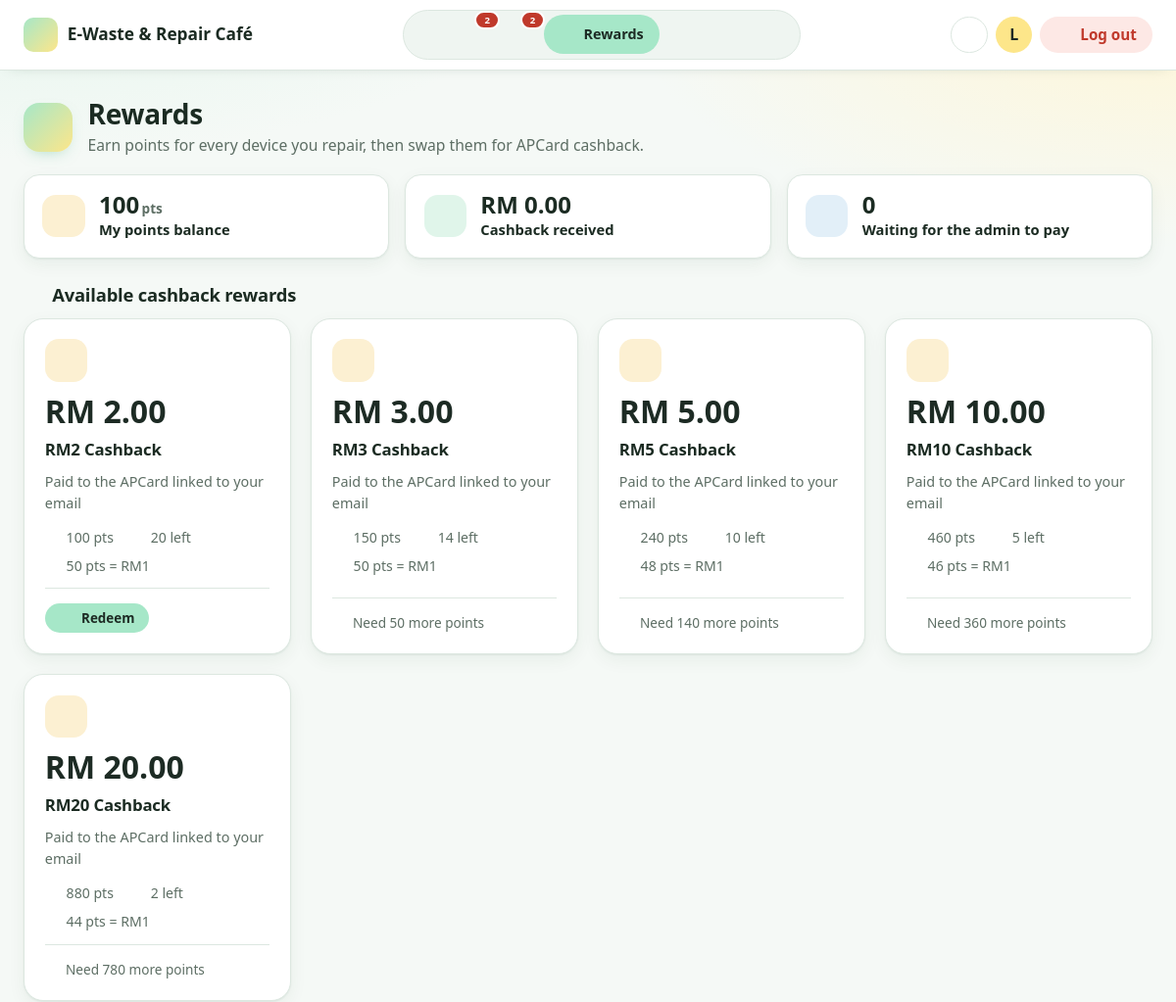
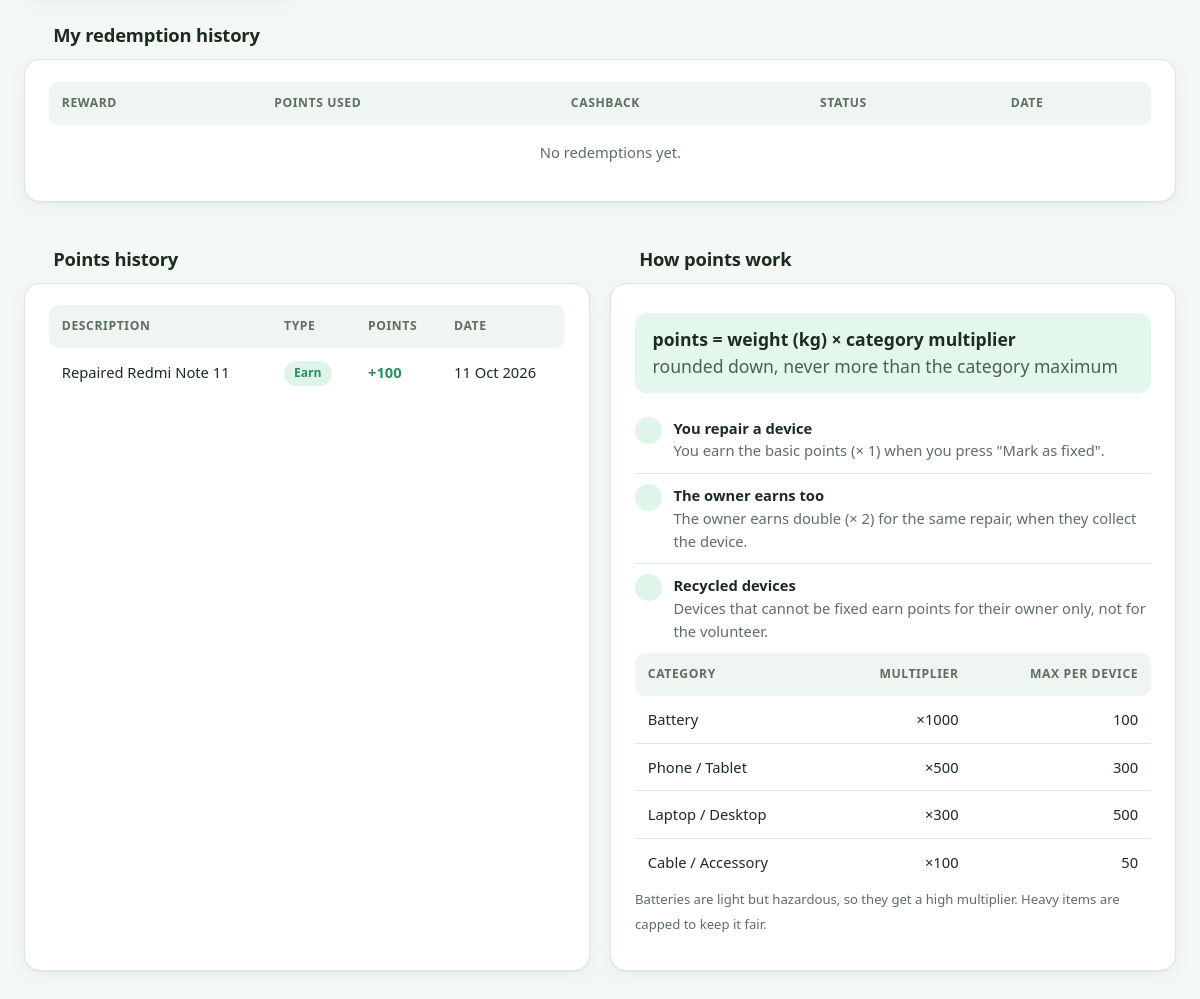
Screenshot of /volunteer/points.php (signed in) with the database file from the repository (2 pictures, top to bottom).
### tables this page shows
CREATE TABLE `rewards` (
  `rewardID` varchar(10) NOT NULL,
  `reward_name` varchar(100) NOT NULL,
  `description` varchar(255) NOT NULL,
  `points_required` int(11) NOT NULL,
  `cash_value` decimal(8,2) NOT NULL,
  `stock` int(11) NOT NULL DEFAULT 0,
  CONSTRAINT `chk_rw_points` CHECK (`points_required` > 0),
  CONSTRAINT `chk_rw_cash` CHECK (`cash_value` > 0),
  CONSTRAINT `chk_rw_stock` CHECK (`stock` >= 0)
);

CREATE TABLE `points_transactions` (
  `transactionID` varchar(10) NOT NULL,
  `tp_number` varchar(10) NOT NULL,
  `deviceID` varchar(10) DEFAULT NULL,
  `redemptionID` varchar(10) DEFAULT NULL,
  `challengeID` varchar(10) DEFAULT NULL,
  `points` int(11) NOT NULL,
  `txn_type` enum('earn','redeem','bonus') NOT NULL,
  `description` varchar(255) DEFAULT NULL,
  `created_at` datetime NOT NULL DEFAULT current_timestamp()
);

CREATE TABLE `categories` (
  `categoryID` varchar(10) NOT NULL,
  `category_name` varchar(50) NOT NULL,
  `multiplier` decimal(7,2) NOT NULL,
  `max_points` int(11) NOT NULL,
  `is_active` tinyint(1) NOT NULL DEFAULT 1,
  CONSTRAINT `chk_cat_multiplier` CHECK (`multiplier` > 0),
  CONSTRAINT `chk_cat_max` CHECK (`max_points` > 0)
);

### volunteer/points.php (called while the page is built, shortened)
<?php
require '../config/db.php';
require '../includes/functions.php';
require_once '../includes/volunteer_logic.php';
$me = $_SESSION['tp_number'];
require '../includes/rewards_actions.php';
require '../includes/volunteer_top.php';
require '../includes/rewards_view.php';
require '../includes/bottom.php';

### includes/rewards_actions.php (called while the page is built, shortened)
<?php
$points = (int) db_value($conn, "SELECT COALESCE(SUM(points), 0) FROM points_transactions WHERE tp_number = ?", 's', [$me]);
$rewards = db_all($conn, "SELECT * FROM rewards ORDER BY points_required");
$redemptions = db_all($conn,
    "SELECT r.points_used, r.cash_value, r.status, r.requested_at, w.reward_name
       FROM redemptions r JOIN rewards w ON w.rewardID = r.rewardID
      WHERE r.tp_number = ? ORDER BY r.requested_at DESC, r.redemptionID DESC", 's', [$me]);
$transactions = db_all($conn,
    "SELECT description, txn_type, points, created_at FROM points_transactions
      WHERE tp_number = ? ORDER BY created_at DESC, transactionID DESC", 's', [$me]);
$cats = db_all($conn, "SELECT category_name, multiplier, max_points FROM categories WHERE is_active = 1 ORDER BY multiplier DESC, category_name");
$paid = 0; $waiting = 0;

### includes/rewards_view.php (the view, shortened to what this page needs)
<section class="stat-grid three">
    <div class="stat-card row">
        <span class="stat-icon tint-gold"><?= icon('star') ?></span>
        <div><strong class="stat-value"><?= number_format($points) ?><small>pts</small></strong><span class="stat-title">My points balance</span></div>
    </div>
    <div class="stat-card row">
        <span class="stat-icon tint-mint"><?= icon('wallet') ?></span>
        <div><strong class="stat-value"><?= e(rm($paid)) ?></strong><span class="stat-title">Cashback received</span></div>
    </div>
    <div class="stat-card row">
        <span class="stat-icon tint-sky"><?= icon('clock') ?></span>
        <div><strong class="stat-value"><?= (int) $waiting ?></strong><span class="stat-title">Waiting for the admin to pay</span></div>
    </div>
</section>
<h2 class="section-title"><?= icon('gift') ?> Available cashback rewards</h2>
<section class="tile-grid small">
    <?php foreach ($rewards as $r):
        $required = (int) $r['points_required'];
        $stock = (int) $r['stock'];
        $rate = (float) $r['cash_value'] > 0 ? (int) round($required / (float) $r['cash_value']) : 0;
    ?>
        <article class="reward-tile <?= $stock > 0 ? '' : 'is-off' ?>">
            <span class="stat-icon tint-gold"><?= icon('gift') ?></span>
            <div class="money"><?= e(rm($r['cash_value'])) ?></div>
            <h2><?= e($r['reward_name']) ?></h2>
            <p class="muted"><?= e($r['description']) ?></p>
            <ul class="mini-stats">
                <li title="Points needed"><?= icon('star') ?> <?= number_format($required) ?> pts</li>
                <li title="Stock left" class="<?= $stock > 0 ? '' : 'text-danger' ?>"><?= icon('box') ?> <?= $stock ?> left</li>
                <li title="Bigger rewards give more ringgit per point"><?= icon('percent') ?> <?= $rate ?> pts = RM1</li>
            </ul>
            <footer>
                <?php if ($stock > 0 && $points >= $required): ?>
                    <form method="post" data-confirm="Redeem <?= e($r['reward_name']) ?> for <?= number_format($required) ?> points?">
                        <button class="btn btn-primary btn-sm"><?= icon('check') ?> Redeem</button>
                    </form>
                <?php elseif ($stock <= 0): ?>
                    <span class="lock-note"><?= icon('lock') ?> Out of stock</span>
                <?php else: ?>
                    <span class="lock-note"><?= icon('lock') ?> Need <?= number_format($required - $points) ?> more points</span>
                <?php endif; ?>
            </footer>
        </article>
    <?php endforeach; ?>
</section>
<h2 class="section-title"><?= icon('history') ?> My redemption history</h2>
<section class="card">
    <div class="table-wrap"><table>
        <thead><tr><th>Reward</th><th>Points used</th><th>Cashback</th><th>Status</th><th>Date</th></tr></thead>
        <tbody>
        <?php if (!$redemptions) empty_row(5, 'gift', 'No redemptions yet.'); ?>
        </tbody>
    </table></div>
</section>
<div class="two-col">
    <div>
        <h2 class="section-title"><?= icon('list') ?> Points history</h2>
        <section class="card">
            <div class="table-wrap"><table>
                <thead><tr><th>Description</th><th>Type</th><th>Points</th><th>Date</th></tr></thead>
                <tbody>
                <?php foreach ($transactions as $t): ?>
                    <tr>
                        <td><?= e($t['description'] ?: '-') ?></td>
                        <td><span class="badge <?= $t['txn_type'] === 'redeem' ? 'badge-warn' : 'badge-ok' ?>"><?= e(ucfirst($t['txn_type'])) ?></span></td>
                        <td class="<?= $t['points'] < 0 ? 'text-danger' : 'points-plus' ?>"><strong><?= $t['points'] > 0 ? '+' : '' ?><?= (int) $t['points'] ?></strong></td>
                        <td><?= e(nice_date($t['created_at'])) ?></td>
                    </tr>
                <?php endforeach; ?>
                </tbody>
            </table></div>
        </section>
    </div>
    <div>
        <h2 class="section-title"><?= icon('calculator') ?> How points work</h2>
        <section class="card">
            <p class="formula">points = weight (kg) × category multiplier<br><span>rounded down, never more than the category maximum</span></p>
            <ul class="activity">
                <?php foreach ($earn_rules as [$ico, $title, $text]): ?>
                    <li><span class="activity-dot"><?= icon($ico) ?></span><div><strong><?= e($title) ?></strong><span class="muted block"><?= e($text) ?></span></div></li>
                <?php endforeach; ?>
            </ul>
            <div class="table-wrap"><table>
                <thead><tr><th>Category</th><th class="v-num">Multiplier</th><th class="v-num">Max per device</th></tr></thead>
                <tbody>
                <?php foreach ($cats as $c): ?>
                    <tr>
                        <td><?= e($c['category_name']) ?></td>
                        <td class="v-num">×<?= e(rtrim(rtrim(number_format((float) $c['multiplier'], 2, '.', ''), '0'), '.')) ?></td>
                        <td class="v-num"><?= (int) $c['max_points'] ?></td>
                    </tr>
                <?php endforeach; ?>
                </tbody>
            </table></div>
            <p class="muted"><small>Batteries are light but hazardous, so they get a high multiplier. Heavy items are capped to keep it fair.</small></p>
        </section>
    </div>
</div>

### includes/icons.php (shortened to what this page needs)
<?php
function icon($name, $class = '')
{
    $svg = $paths[$name] ?? $paths['box'];
    return '<svg class="icon ' . $class . '" viewBox="0 0 24 24" aria-hidden="true" focusable="false">' . $svg . '</svg>';
}

### rows the page displays
rewards: cash_value "RM 2.00", reward_name "RM2 Cashback", description "Paid to the APCard linked to your email", points_required "100", stock "20", rate "50"
rewards: cash_value "RM 3.00", reward_name "RM3 Cashback", description "Paid to the APCard linked to your email", points_required "150", stock "14", rate "50", $required-$points "50"
rewards: cash_value "RM 5.00", reward_name "RM5 Cashback", description "Paid to the APCard linked to your email", points_required "240", stock "10", rate "48", $required-$points "140"
rewards: cash_value "RM 10.00", reward_name "RM10 Cashback", description "Paid to the APCard linked to your email", points_required "460", stock "5", rate "46", $required-$points "360"
rewards: cash_value "RM 20.00", reward_name "RM20 Cashback", description "Paid to the APCard linked to your email", points_required "880", stock "2", rate "44", $required-$points "780"
points_transactions: description "Repaired Redmi Note 11", txn_type "Earn", points "100", created_at "11 Oct 2026"
categories: category_name "Battery", multiplier "1000", max_points "100"
categories: category_name "Phone / Tablet", multiplier "500", max_points "300"
categories: category_name "Laptop / Desktop", multiplier "300", max_points "500"
categories: category_name "Cable / Accessory", multiplier "100", max_points "50"

### other values shown
$nav_badges[$nav_key] "2"
$nav_label "Rewards"
$initial "L"
$title "Rewards"
$desc "Earn points for every device you repair, then swap them for APCard cashback."
$points "100"
rm($paid) "RM 0.00"
$waiting "0"
$text "No redemptions yet."
$title "You repair a device"
$text "You earn the basic points (× 1) when you press \"Mark as fixed\"."
$title "The owner earns too"
$text "The owner earns double (× 2) for the same repair, when they collect the device."
$title "Recycled devices"
$text "Devices that cannot be fixed earn points for their owner only, not for the volunteer."
